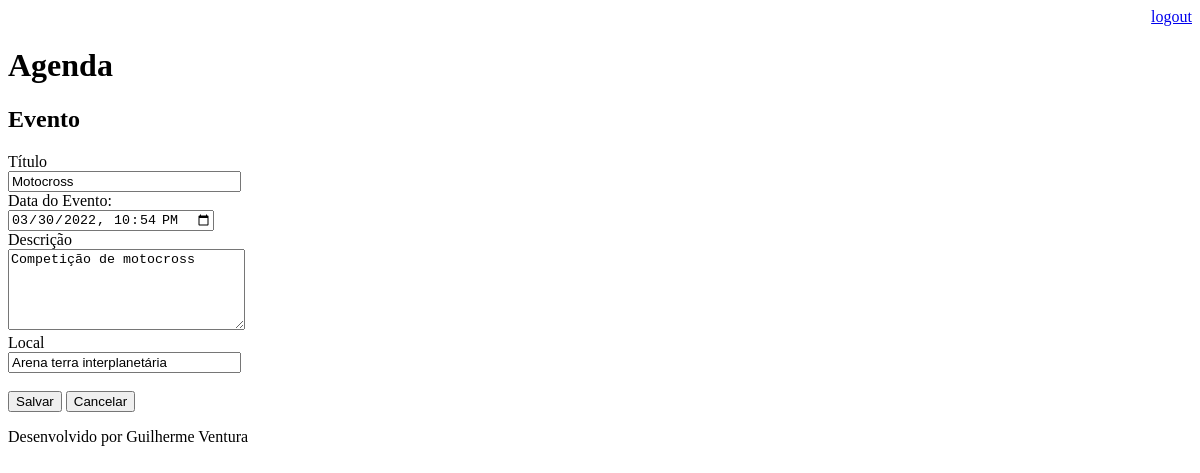
/agenda/evento/?id=6 (signed in), run on an earlier commit of the app's database.
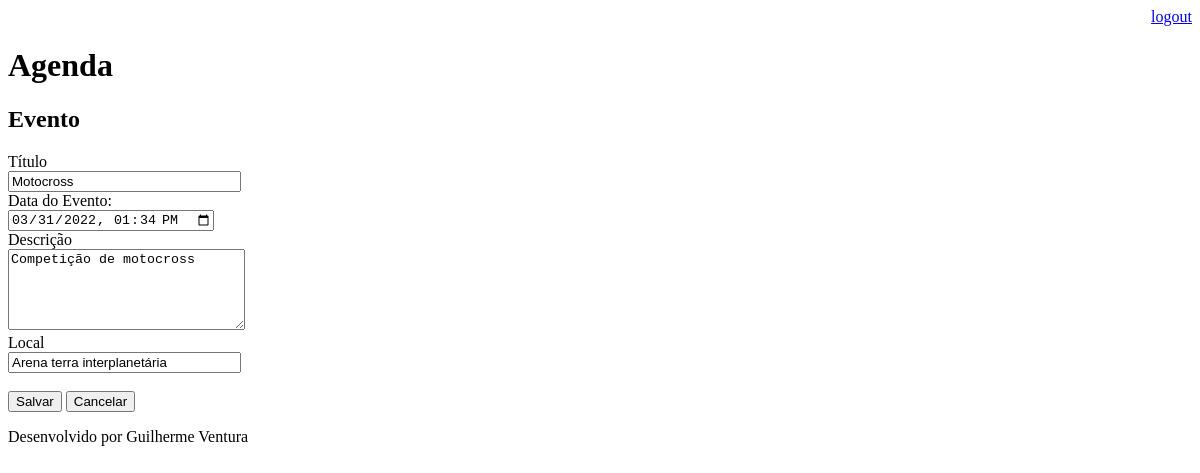
And on a later commit of the database.
### core/models.py (models this page shows, shortened)
class Evento(models.Model):
    titulo = models.CharField(max_length=100)
    descricao = models.TextField(blank=True, null=True)
    data_evento = models.DateTimeField(verbose_name='Data do Evento')
    data_criacao = models.DateTimeField(auto_now=True)
    local = models.CharField(blank=True, null=True, max_length=100)
    usuario = models.ForeignKey(User, on_delete=models.CASCADE)
    class Meta:
        db_table = 'evento'
    def get_data_input_evento(self):
        return self.data_evento.strftime('%Y-%m-%dT%H:%M')

### core/views.py (the view)
# urls.py: path('agenda/evento/', views.evento),
@login_required(login_url='/login/')
def evento(request):
    id_evento = request.GET.get('id')
    dados = {}
    if id_evento:
        dados['evento'] = Evento.objects.get(id=id_evento)
    return render(request, 'evento.html', dados)

### templates/evento.html (shortened to what this page needs)
{% extends "model-page.html" %}
{% block content %}
<h2>Evento</h2>
<form action="submit" method="POST"> {% csrf_token %}
    <label>Título</label>
    <br>
    <input type="text" name="titulo" size="26" value="{{ evento.titulo }}">
    <br>
    <label>Data do Evento:</label>
    <br>
    <input type="datetime-local" name="data_evento" size="26"  value="{{ evento.get_data_input_evento }}">
    <br>
    <label>Descrição</label>
    <br>
    <textarea name="descricao" rows="5" cols="27">{{ evento.descricao }}</textarea>
    <br>
    <label>Local</label>
    <br>
    <input type="text" name="local" size="26" value="{{ evento.local }}">
    <br><br>
    <button type="submit">Salvar</button>
    <a href="/">
        <button type="button">Cancelar</button>
    </a>
</form>
{% endblock %}

What changed in the data, as far as the page shows it:
changed Evento "Motocross": data_evento "03/30/2022 22:54" → "03/31/2022 13:34"
